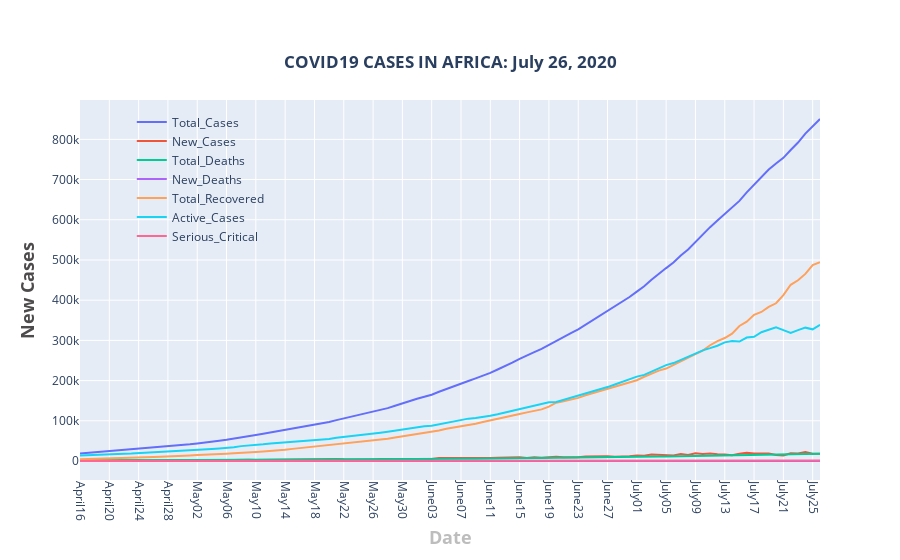

Notebook code cell kept with this figure:
### Code cell
fig = go.Figure()
for column in african_summary.columns[1:]:
    fig.add_trace(go.Scatter(
        x=dates,
        y= african_summary[column].tolist(),
        name=column,
        mode='lines'
))
  
fig.update_layout(
    title={
        'text': '<b>'+'COVID19 CASES IN AFRICA: ' + date_string +'</b>',
        'y':0.9,
        'x':0.5,
        'xanchor': 'center',
        'yanchor': 'top'},
    xaxis=dict(title='<b>Date</b>',titlefont_size=18, titlefont=dict(color='#BDBDBD'),nticks=30),
    yaxis=dict(title='<b>New Cases</b>',titlefont_size=18,  titlefont=dict(color='#4D4B4B')),
    legend=dict(x=0.07, y=0.98,traceorder="normal",bgcolor='rgba(255, 255, 255, 0)',bordercolor='rgba(255, 255, 255, 0)',),
    xaxis_tickangle=90
#     legend=dict(x=0.01, y=0.98,traceorder="normal",borderwidth=1,bordercolor="Black",)
)
fig.show()

### Figure 1 — Plotly figure (JSON) as saved in the notebook; plotly's stock layout.template omitted (floating-point values rounded to 4 significant figures)
{"data": [{"mode": "lines", "name": "Total_Cases", "type": "scatter", "x": ["April16", "April17", "April18", "April19", "April20", "April21", "April22", "April23", "April24", "April25", "April26", "April27", "April28", "April29", "April30", "May01", "May02", "May03", "May04", "May05", "May06", "May07", "May08", "May09", "May10", "May11", "May12", "May13", "May14", "May15", "May16", "May17", "May18", "May19", "May20", "May21", "May22", "May23", "May24", "May25", "May26", "May27", "May28", "May29", "May30", "May31", "June01", "June02", "June03", "June04", "June05", "June06", "June07", "June08", "June09", "June10", "June11", "June12", "June13", "June14", "June15", "June16", "June17", "June18", "June19", "June20", "June21", "June22", "June23", "June24", "June25", "June26", "June27", "June28", "June29", "June30", "July01", "July02", "July03", "July04", "July05", "July06", "July07", "July08", "July09", "July10", "July11", "July12", "July13", "July14", "July15", "July16", "July17", "July18", "July19", "July20", "July21", "July22", "July23", "July24", "July25", "July26"], "y": [18993, 20419, 21741, 22966, 24171, 25411, 26654, 28217, 29840, 31102, 32657, 34036, 35678, 37693, 39785, 41446, 43734, 45380, 48075, 50166, 52713, 55320, 59050, 61985, 64750, 67778, 70982, 73973, 77002, 79780, 83363, 86381, 90080, 93228, 96990, 101684, 105845, 109470, 113656, 117801, 121547, 126638, 131587, 137544, 143769, 148775, 154907, 159838, 164985, 172183, 179337, 185996, 192118, 198990, 205520, 212011, 219354, 227599, 235704, 244578, 254214, 261581, 270660, 278677, 288812, 299841, 309153, 318321, 327464, 338766, 350859, 362616, 374596, 385219, 396314, 407925, 421382, 434442, 450658, 466168, 479845, 493710, 511170, 525892, 545063, 562728, 581640, 598236, 614412, 628885, 646973, 668068, 686961, 706069, 724870, 740026, 753917, 773506, 792040, 814165, 832514, 850628]}, {"mode": "lines", "name": "New_Cases", "type": "scatter", "x": ["April16", "April17", "April18", "April19", "April20", "April21", "April22", "April23", "April24", "April25", "April26", "April27", "April28", "April29", "April30", "May01", "May02", "May03", "May04", "May05", "May06", "May07", "May08", "May09", "May10", "May11", "May12", "May13", "May14", "May15", "May16", "May17", "May18", "May19", "May20", "May21", "May22", "May23", "May24", "May25", "May26", "May27", "May28", "May29", "May30", "May31", "June01", "June02", "June03", "June04", "June05", "June06", "June07", "June08", "June09", "June10", "June11", "June12", "June13", "June14", "June15", "June16", "June17", "June18", "June19", "June20", "June21", "June22", "June23", "June24", "June25", "June26", "June27", "June28", "June29", "June30", "July01", "July02", "July03", "July04", "July05", "July06", "July07", "July08", "July09", "July10", "July11", "July12", "July13", "July14", "July15", "July16", "July17", "July18", "July19", "July20", "July21", "July22", "July23", "July24", "July25", "July26"], "y": [1166, 1426, 1322, 1225, 1205, 1240, 1243, 1436, 1623, 1262, 1555, 1357, 1642, 2017, 2093, 1661, 2294, 1589, 2695, 2091, 2547, 2607, 3731, 2935, 2765, 3035, 3204, 2991, 3029, 2778, 3588, 3018, 3699, 3357, 3762, 4798, 4161, 3625, 4186, 4145, 3746, 5091, 4949, 5957, 6225, 5006, 6132, 4931, 5147, 7198, 7154, 6659, 6122, 6872, 6530, 6491, 7343, 8245, 8105, 8874, 9636, 7368, 9079, 8017, 10135, 10386, 9312, 9168, 9143, 11302, 12093, 11757, 11980, 10623, 10910, 11611, 13457, 13060, 16216, 15510, 13677, 13865, 17460, 14722, 19171, 17665, 18912, 16596, 16176, 14473, 18057, 20489, 18893, 19108, 18801, 15156, 13891, 19454, 18464, 22125, 18349, 18114]}, {"mode": "lines", "name": "Total_Deaths", "type": "scatter", "x": ["April16", "April17", "April18", "April19", "April20", "April21", "April22", "April23", "April24", "April25", "April26", "April27", "April28", "April29", "April30", "May01", "May02", "May03", "May04", "May05", "May06", "May07", "May08", "May09", "May10", "May11", "May12", "May13", "May14", "May15", "May16", "May17", "May18", "May19", "May20", "May21", "May22", "May23", "May24", "May25", "May26", "May27", "May28", "May29", "May30", "May31", "June01", "June02", "June03", "June04", "June05", "June06", "June07", "June08", "June09", "June10", "June11", "June12", "June13", "June14", "June15", "June16", "June17", "June18", "June19", "June20", "June21", "June22", "June23", "June24", "June25", "June26", "June27", "June28", "June29", "June30", "July01", "July02", "July03", "July04", "July05", "July06", "July07", "July08", "July09", "July10", "July11", "July12", "July13", "July14", "July15", "July16", "July17", "July18", "July19", "July20", "July21", "July22", "July23", "July24", "July25", "July26"], "y": [968, 1020, 1082, 1125, 1164, 1197, 1244, 1298, 1328, 1379, 1427, 1468, 1527, 1592, 1638, 1691, 1763, 1802, 1848, 1917, 2015, 2083, 2161, 2232, 2301, 2355, 2407, 2507, 2578, 2639, 2726, 2777, 2849, 2924, 3010, 3115, 3204, 3267, 3356, 3495, 3613, 3710, 3814, 3945, 4092, 4245, 4369, 4520, 4627, 4783, 4942, 5082, 5215, 5390, 5568, 5717, 5869, 6080, 6283, 6490, 6793, 7026, 7249, 7450, 7713, 7941, 8148, 8371, 8653, 8889, 9104, 9317, 9519, 9698, 9914, 10184, 10443, 10662, 10920, 11117, 11400, 11649, 12015, 12270, 12500, 12809, 13029, 13285, 13504, 13803, 14029, 14442, 14717, 14996, 15210, 15465, 15779, 16482, 16756, 17146, 17570, 17808]}, {"mode": "lines", "name": "New_Deaths", "type": "scatter", "x": ["April16", "April17", "April18", "April19", "April20", "April21", "April22", "April23", "April24", "April25", "April26", "April27", "April28", "April29", "April30", "May01", "May02", "May03", "May04", "May05", "May06", "May07", "May08", "May09", "May10", "May11", "May12", "May13", "May14", "May15", "May16", "May17", "May18", "May19", "May20", "May21", "May22", "May23", "May24", "May25", "May26", "May27", "May28", "May29", "May30", "May31", "June01", "June02", "June03", "June04", "June05", "June06", "June07", "June08", "June09", "June10", "June11", "June12", "June13", "June14", "June15", "June16", "June17", "June18", "June19", "June20", "June21", "June22", "June23", "June24", "June25", "June26", "June27", "June28", "June29", "June30", "July01", "July02", "July03", "July04", "July05", "July06", "July07", "July08", "July09", "July10", "July11", "July12", "July13", "July14", "July15", "July16", "July17", "July18", "July19", "July20", "July21", "July22", "July23", "July24", "July25", "July26"], "y": [55, 52, 62, 43, 39, 33, 47, 54, 30, 51, 48, 39, 59, 65, 46, 53, 72, 37, 46, 69, 98, 68, 78, 71, 69, 54, 52, 100, 71, 61, 87, 51, 72, 75, 86, 105, 89, 63, 89, 139, 118, 97, 104, 131, 147, 153, 124, 151, 107, 156, 159, 140, 133, 173, 178, 149, 152, 211, 203, 207, 303, 233, 223, 201, 263, 210, 207, 223, 282, 236, 214, 213, 202, 179, 216, 270, 259, 219, 258, 197, 284, 249, 366, 255, 230, 309, 220, 256, 219, 299, 224, 370, 275, 279, 214, 255, 314, 690, 274, 390, 424, 238]}, {"mode": "lines", "name": "Total_Recovered", "type": "scatter", "x": ["April16", "April17", "April18", "April19", "April20", "April21", "April22", "April23", "April24", "April25", "April26", "April27", "April28", "April29", "April30", "May01", "May02", "May03", "May04", "May05", "May06", "May07", "May08", "May09", "May10", "May11", "May12", "May13", "May14", "May15", "May16", "May17", "May18", "May19", "May20", "May21", "May22", "May23", "May24", "May25", "May26", "May27", "May28", "May29", "May30", "May31", "June01", "June02", "June03", "June04", "June05", "June06", "June07", "June08", "June09", "June10", "June11", "June12", "June13", "June14", "June15", "June16", "June17", "June18", "June19", "June20", "June21", "June22", "June23", "June24", "June25", "June26", "June27", "June28", "June29", "June30", "July01", "July02", "July03", "July04", "July05", "July06", "July07", "July08", "July09", "July10", "July11", "July12", "July13", "July14", "July15", "July16", "July17", "July18", "July19", "July20", "July21", "July22", "July23", "July24", "July25", "July26"], "y": [4585, 4958, 5470, 5840, 6451, 6770, 7315, 8534, 9140, 9530, 10018, 10575, 11868, 12630, 13070, 13918, 14664, 15137, 16231, 16977, 18286, 19099, 19839, 21649, 22643, 23961, 24819, 26250, 28186, 30210, 32103, 33496, 34879, 36802, 39428, 40588, 42881, 44166, 46063, 47813, 49902, 52623, 55126, 58197, 60987, 63463, 65931, 68985, 72380, 75830, 80324, 83432, 84919, 88212, 92914, 97163, 100711, 105092, 108835, 112243, 116730, 120949, 125580, 128347, 135176, 144985, 148863, 153242, 156968, 163507, 168752, 175652, 181179, 185243, 189722, 195397, 200995, 209616, 217705, 224808, 230016, 238464, 247734, 255857, 265783, 274778, 287924, 298194, 305852, 316780, 335800, 346500, 363494, 370715, 383351, 392264, 412654, 438288, 449637, 465357, 487462, 494224]}, {"mode": "lines", "name": "Active_Cases", "type": "scatter", "x": ["April16", "April17", "April18", "April19", "April20", "April21", "April22", "April23", "April24", "April25", "April26", "April27", "April28", "April29", "April30", "May01", "May02", "May03", "May04", "May05", "May06", "May07", "May08", "May09", "May10", "May11", "May12", "May13", "May14", "May15", "May16", "May17", "May18", "May19", "May20", "May21", "May22", "May23", "May24", "May25", "May26", "May27", "May28", "May29", "May30", "May31", "June01", "June02", "June03", "June04", "June05", "June06", "June07", "June08", "June09", "June10", "June11", "June12", "June13", "June14", "June15", "June16", "June17", "June18", "June19", "June20", "June21", "June22", "June23", "June24", "June25", "June26", "June27", "June28", "June29", "June30", "July01", "July02", "July03", "July04", "July05", "July06", "July07", "July08", "July09", "July10", "July11", "July12", "July13", "July14", "July15", "July16", "July17", "July18", "July19", "July20", "July21", "July22", "July23", "July24", "July25", "July26"], "y": [13440, 14441, 15189, 16001, 16556, 17444, 18095, 18385, 19372, 20193, 21212, 21993, 22283, 23471, 25077, 25837, 27307, 28441, 29996, 31272, 32412, 34138, 37050, 38104, 39806, 41462, 43756, 45216, 46238, 46931, 48534, 50108, 52352, 53502, 54552, 57981, 59760, 62037, 64237, 66493, 68032, 70305, 72647, 75402, 78690, 81067, 84607, 86333, 87978, 91570, 94071, 97482, 101984, 105388, 107038, 109131, 112774, 116427, 120586, 125845, 130691, 133606, 137831, 142880, 145923, 146915, 152142, 156708, 161843, 166370, 173003, 177647, 183898, 190278, 196678, 202344, 209944, 214164, 222033, 230243, 238429, 243597, 251421, 257765, 266780, 275141, 280687, 286757, 295056, 298302, 297144, 307126, 308750, 320358, 326309, 332297, 325484, 318736, 325647, 331662, 327482, 338596]}, {"mode": "lines", "name": "Serious_Critical", "type": "scatter", "x": ["April16", "April17", "April18", "April19", "April20", "April21", "April22", "April23", "April24", "April25", "April26", "April27", "April28", "April29", "April30", "May01", "May02", "May03", "May04", "May05", "May06", "May07", "May08", "May09", "May10", "May11", "May12", "May13", "May14", "May15", "May16", "May17", "May18", "May19", "May20", "May21", "May22", "May23", "May24", "May25", "May26", "May27", "May28", "May29", "May30", "May31", "June01", "June02", "June03", "June04", "June05", "June06", "June07", "June08", "June09", "June10", "June11", "June12", "June13", "June14", "June15", "June16", "June17", "June18", "June19", "June20", "June21", "June22", "June23", "June24", "June25", "June26", "June27", "June28", "June29", "June30", "July01", "July02", "July03", "July04", "July05", "July06", "July07", "July08", "July09", "July10", "July11", "July12", "July13", "July14", "July15", "July16", "July17", "July18", "July19", "July20", "July21", "July22", "July23", "July24", "July25", "July26"], "y": [180, 187, 195, 174, 177, 164, 174, 173, 148, 155, 140, 138, 120, 122, 126, 126, 127, 132, 129, 128, 128, 176, 223, 217, 235, 224, 219, 258, 290, 288, 289, 288, 285, 284, 287, 285, 296, 306, 323, 327, 334, 349, 352, 356, 370, 346, 347, 425, 435, 449, 443, 463, 469, 490, 499, 499, 511, 526, 524, 515, 517, 500, 493, 506, 499, 481, 491, 502, 504, 847, 885, 881, 904, 907, 924, 920, 919, 916, 1797, 944, 945, 956, 950, 964, 952, 965, 978, 969, 994, 982, 990, 1003, 1030, 1066, 1061, 1047, 1046, 1044, 1068, 1091, 1086, 1091]}], "layout": {"legend": {"bgcolor": "rgba(255, 255, 255, 0)", "bordercolor": "rgba(255, 255, 255, 0)", "traceorder": "normal", "x": 0.07, "y": 0.98}, "title": {"text": "<b>COVID19 CASES IN AFRICA: July 26, 2020</b>", "x": 0.5, "xanchor": "center", "y": 0.9, "yanchor": "top"}, "xaxis": {"nticks": 30, "tickangle": 90, "title": {"font": {"color": "#BDBDBD", "size": 18}, "text": "<b>Date</b>"}}, "yaxis": {"title": {"font": {"color": "#4D4B4B", "size": 18}, "text": "<b>New Cases</b>"}}}}
